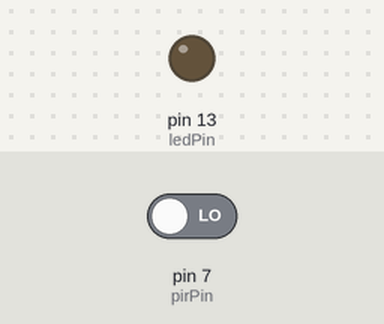
Recording of a sketch running on a simulated Arduino Uno, built with avr-gcc and run on an emulated ATmega328P. Parts: output pins drawn as LEDs (lit = HIGH). Inputs (shaded band) come from the test bench; at power-on: pin 7 (pirPin) LOW.

Above: at 1.2 s.
1.3 s: pin 7 (pirPin) driven HIGH
At 2.5 s:
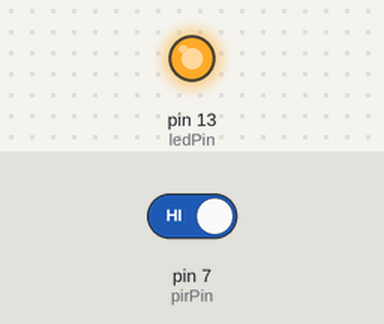
2.8 s: pin 7 (pirPin) driven LOW
At 3.6 s:
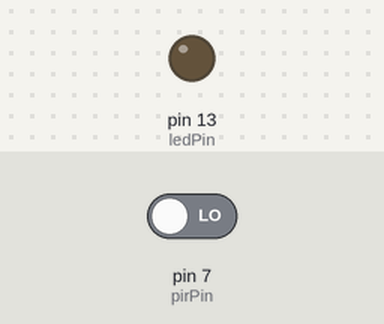
Timing chart, 0 to 5.8 s (numbered marks = the images above; inputs shaded):
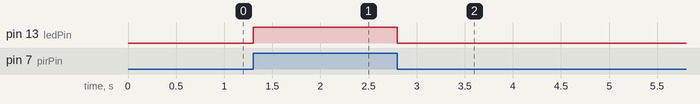

Measured:
- after the input at 1.3 s, pin 13 (ledPin): LOW → HIGH at once
- after the input at 2.8 s, pin 13 (ledPin): HIGH → LOW at once

The sketch:

HC-SR501.ino
```cpp
//www.elegoo.com
//2016.12.9

int ledPin = 13;  // LED on Pin 13 of Arduino
int pirPin = 7; // Input for HC-S501

int pirValue; // Place to store read PIR Value


void setup() {

  pinMode(ledPin, OUTPUT);
  pinMode(pirPin, INPUT);

  digitalWrite(ledPin, LOW);


}

void loop() {
  pirValue = digitalRead(pirPin);
  //if(pirValue = HIGH)

  digitalWrite(ledPin, pirValue);

}
```

starting.c
```cpp
#include<stdio.h>

void cheers(int);  //prototype no return value
double cube(double x); //prototype : Returns a variable
int main(void)
{
	double side=0;
	printf("Hello! This is my first C program with ubuntu");
	cheers(5);
	printf("Give me a number: ");
	scanf("%lf", &side);
	double volume= cube(side);  // function call
	printf("A %lf-foot cube has a volume of %lf cubic feet", side, volume);
	cheers(cube(2)); //prototype protection at work
	return 0;
}

void cheers(int n)
{
	for(int i=0; i<n; i++)
	printf("Cheers! Woop Woop\n");
}

double cube(double x)
{
	return x*x*x;
}
```
